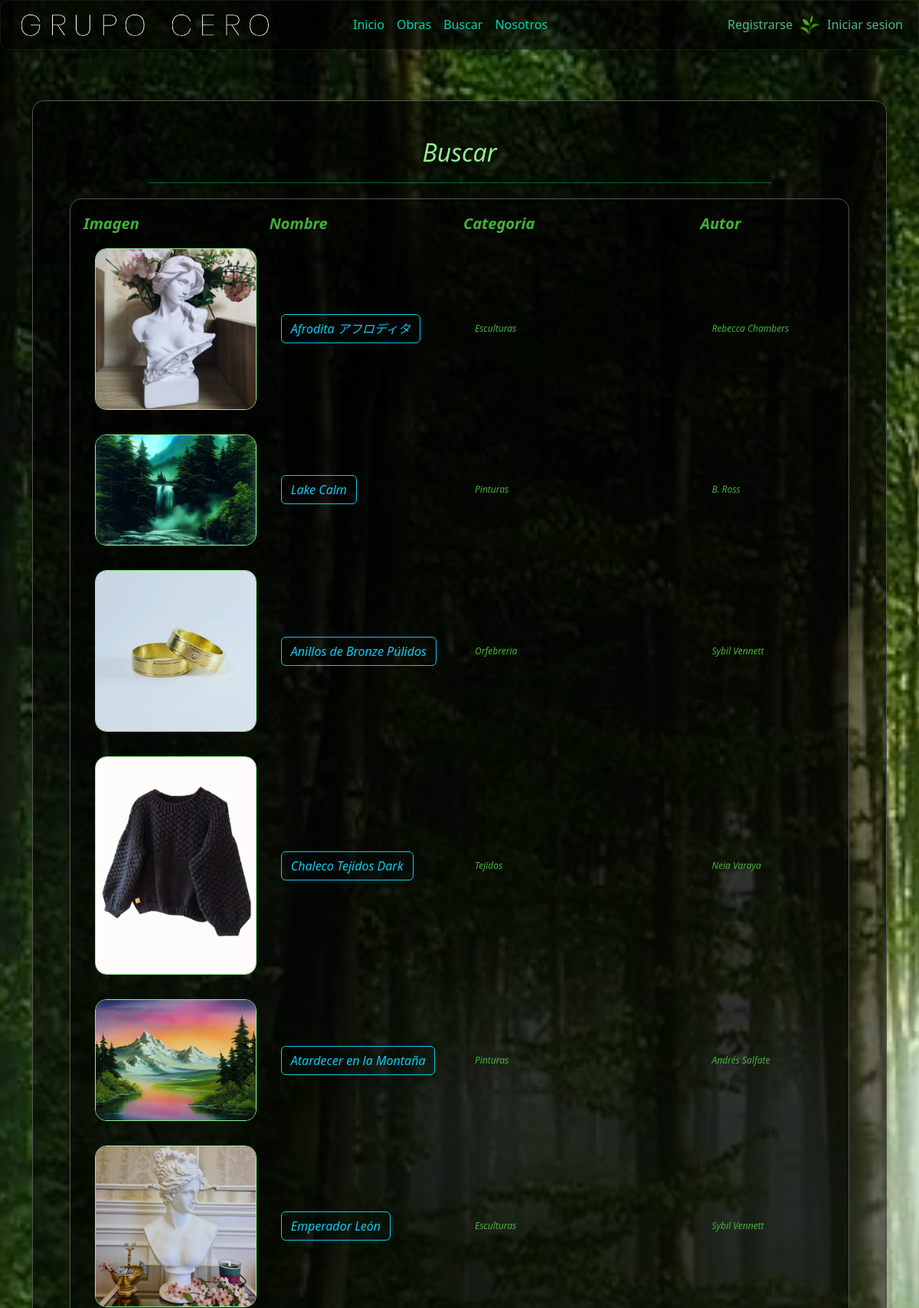
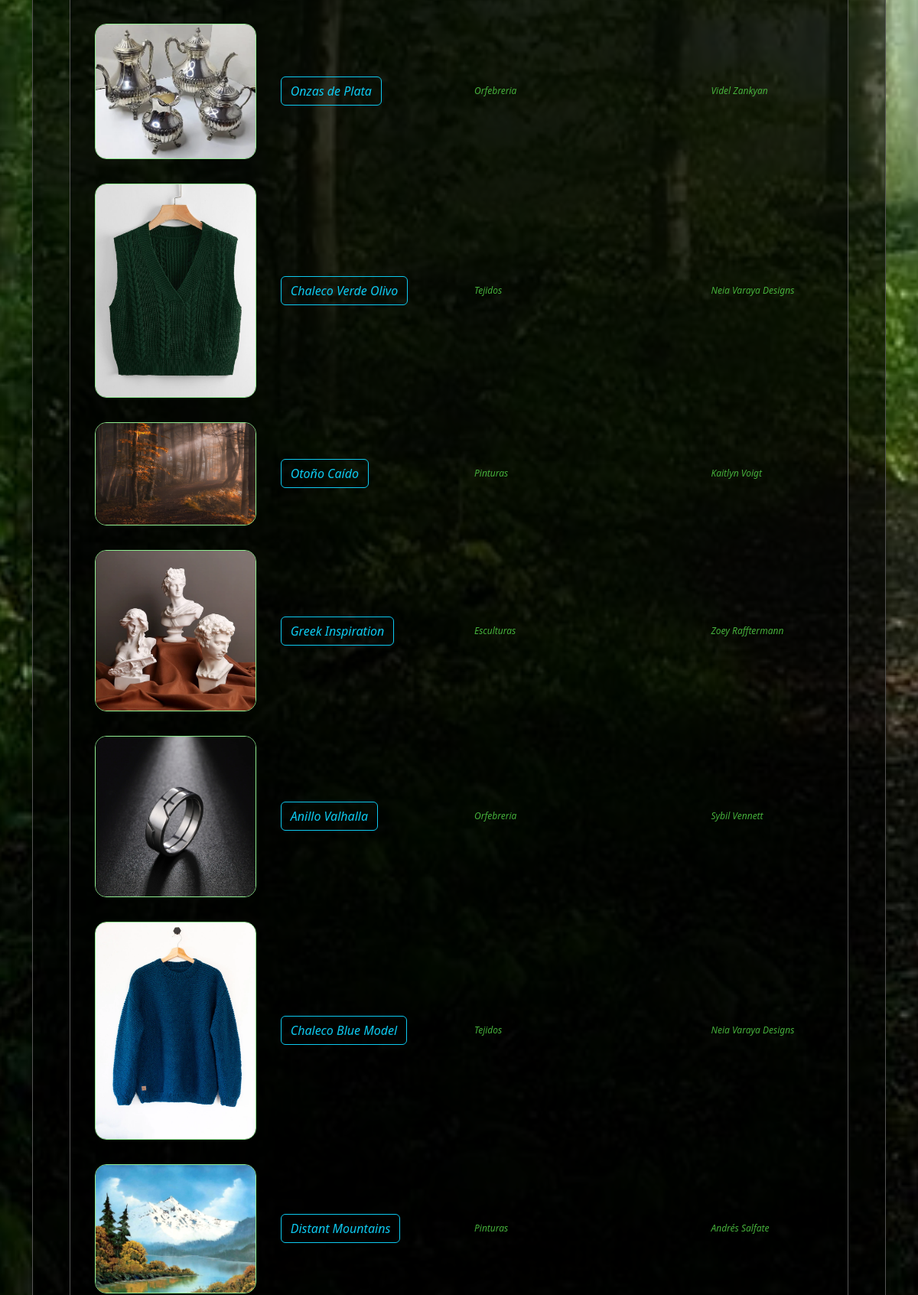
/editar/ (upper part), run on the app's committed database (2 pictures, top to bottom).
### core/models.py (models this page shows, shortened)
class Obra(models.Model):
    idObra=models.CharField(max_length=5, primary_key=True, verbose_name='id Arbeit')
    nombre=models.CharField(max_length=30, verbose_name='Name der Arbeit')
    descripcion=models.CharField(max_length=255, verbose_name='Description')
    autor=models.CharField(max_length=99, verbose_name='Name des Autors')
    anio=models.CharField(max_length=4, verbose_name='Jahr der Arbeit')
    stock=models.IntegerField(verbose_name='Stock')
    categoria=models.ForeignKey('Categoria', on_delete=models.CASCADE, verbose_name='Kategorie')
    imagen=models.ImageField(upload_to="imagenes", null=True, verbose_name='Fotografie')
    precio=models.IntegerField(blank=True,null=True,verbose_name='Precio')

class Categoria(models.Model):
    idCategoria = models.IntegerField(primary_key=True, verbose_name='idCategoria')
    nombreCategoria= models.CharField(max_length=40, verbose_name='nombreCategoria')
    def __str__(self):
        return self.nombreCategoria

### core/views.py (the view)
# urls.py: path('editar/', views.editar,name="editar"),
def editar(request):
    obras = Obra.objects.all()      #similar a select * from Vehiculo
    return render(request, 'editar.html', {'obras':obras})

### core/context_processor.py (called while the page is built, shortened)
def total_carrito(request):
    total=0
    return {'total_carrito':int(total)}

### core/templates/editar.html (shortened to what this page needs)
{% extends "base.html" %}
{% load static %}
{% block content %}
    <div class="container">
        <hr>
        <div class="login-container">
            <div class="form-title" style="margin-bottom: 15px;">
                <h2>Buscar</h2>
            </div>
            <span class="liner"></span>
            <div class="table-container">
                <table id="tobras">
                    <thead>
                        <tr>
                            <th>Imagen</th>
                            <th>Nombre</th>
                            <th>Categoria</th>
                            <th>Autor</th>
                        </tr>
                    </thead>
                    <tbody>
                        {% for ve in obras %}
                            <tr>
                                <td>
                                    <a href="{% url 'admire' ve.idObra %}">
                                        <img src="{{ ve.imagen.url }}" >
                                    </a>
                                </td>
                                <td><a href="{% url 'admire' ve.idObra %}" class="btn btn-outline-info">
                                    {{ve.nombre}}</a></td>
                                <td>{{ve.categoria}}</td>
                                <td>{{ve.autor}}</td>
                            </tr>
                        {%endfor%}
                    </tbody>
                </table>
            </div>
        </div>
    </div>
{% endblock %}

### core/static/css/mystyles.css (style rules this page uses)
body { background-image: url("../assets/img/paisajes/paisaje13.jpg"); background-repeat: no-repeat; background-position: center; background-attachment: fixed; background-size: cover; display: flex; flex-direction: column; font-family: 'Ubuntu', "times new roman", times, roman, serif; }
.fade-in { animation: fadeIn 1s; -webkit-animation: fadeIn 1s; -moz-animation: fadeIn 1s; -o-animation: fadeIn 1s; -ms-animation: fadeIn 1s; }
.login-container { padding: 4vw; border-radius: 15px; border: 1px solid #555; box-shadow: 0 0 10px rgba(0, 0, 0, 0.1); background-color: rgba(0, 0, 0, 0.6); }
.form-title { text-align: center; font-style: italic; color: lightgreen; text-shadow: 1px 1px 3px rgb(5, 5, 5); }
.btn-outline-info, .btn-outline-warning, .btn-outline-danger { font-size: 2vh; }
.liner { background-color: rgba(0, 255, 115, 0.384); width: 80%; height: 1px; border-radius: 1px; display: block; margin: 0 auto; margin-top: 20px; margin-bottom: 20px; }
.table-container { max-width: 100%; overflow-x: scroll; background-color: rgba(0, 0, 0, 0.5); border-radius: 15px; border:1px solid #555; padding:1rem; }
table { border-collapse: collapse; width: 100%; color:rgb(69, 175, 59); background-color: rgba(0, 0, 0, 0); font-size: 2vh; }
thead { text-align: center; }
th { text-align: left !important; display: relative; font-size: 2.5vh; font-style: italic; }
td { display: relative; white-space: wrap; text-overflow: ellipsis; padding: 1rem; text-align: center; max-width: 3rem; }
td img { border-radius:15px; border:1px solid lightgreen; max-width: 100%; height: auto; }
.tobras th, td { font-size: 2vh; font-style: italic; text-align: left; font-size: 1vw !important; }

### data on the page
Obra: imagen (picture), nombre "Afrodita アフロディタ", categoria "Esculturas", autor "Rebecca Chambers"
Obra: imagen (picture), nombre "Lake Calm", categoria "Pinturas", autor "B. Ross"
Obra: imagen (picture), nombre "Anillos de Bronze Púlidos", categoria "Orfebreria", autor "Sybil Vennett"
Obra: imagen (picture), nombre "Chaleco Tejidos Dark", categoria "Tejidos", autor "Neia Varaya"
Obra: imagen (picture), nombre "Atardecer en la Montaña", categoria "Pinturas", autor "Andrés Salfate"
Obra: imagen (picture), nombre "Emperador León", categoria "Esculturas", autor "Sybil Vennett"
Obra: imagen (picture), nombre "Onzas de Plata", categoria "Orfebreria", autor "Videl Zankyan"
Obra: imagen (picture), nombre "Chaleco Verde Olivo", categoria "Tejidos", autor "Neia Varaya Designs"
Obra: imagen (picture), nombre "Otoño Caído", categoria "Pinturas", autor "Kaitlyn Voigt"
Obra: imagen (picture), nombre "Greek Inspiration", categoria "Esculturas", autor "Zoey Rafftermann"
Obra: imagen (picture), nombre "Anillo Valhalla", categoria "Orfebreria", autor "Sybil Vennett"
Obra: imagen (picture), nombre "Chaleco Blue Model", categoria "Tejidos", autor "Neia Varaya Designs"
Obra: imagen (picture), nombre "Distant Mountains", categoria "Pinturas", autor "Andrés Salfate"
